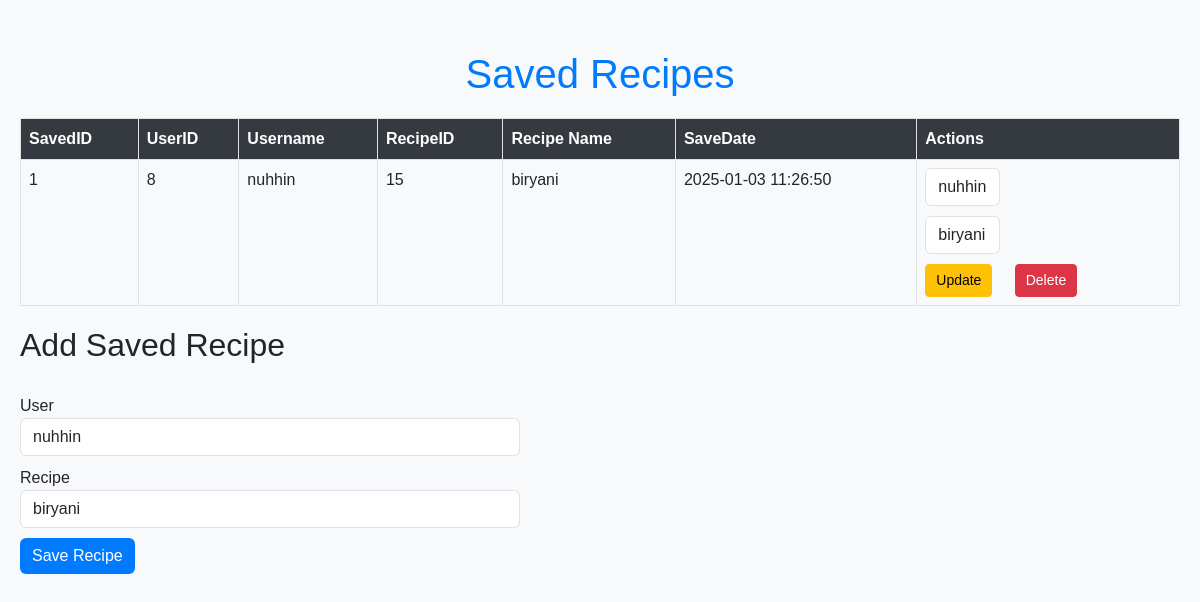
/savedrecipe.php, run on the app's committed database.
### tables this page shows
CREATE TABLE `savedrecipes` (
  `SavedID` int(11) NOT NULL,
  `UserID` int(11) DEFAULT NULL,
  `RecipeID` int(11) DEFAULT NULL,
  `SaveDate` timestamp NOT NULL DEFAULT current_timestamp()
);

CREATE TABLE `users` (
  `UserID` int(11) NOT NULL,
  `Username` varchar(50) DEFAULT NULL,
  `Email` varchar(100) DEFAULT NULL,
  `PasswordHash` varchar(255) DEFAULT NULL
);

CREATE TABLE `recipes` (
  `RecipeID` int(11) NOT NULL,
  `Name` varchar(100) NOT NULL,
  `Description` text DEFAULT NULL,
  `Region` varchar(50) DEFAULT NULL,
  `CuisineType` varchar(50) DEFAULT NULL
);

### savedrecipe.php (the view, shortened to what this page needs)
<?php
require_once 'dbconnect.php';
$result = $conn->query("SELECT * FROM SavedRecipes");
$savedRecipes = $result->fetch_all(MYSQLI_ASSOC);
$usersResult = $conn->query("SELECT UserID, Username FROM users");
$users = $usersResult->fetch_all(MYSQLI_ASSOC);
$recipesResult = $conn->query("SELECT RecipeID, Name FROM Recipes");
$recipes = $recipesResult->fetch_all(MYSQLI_ASSOC);
?>
<!DOCTYPE html>
<html lang="en">
<head>
    <link href="https://cdn.jsdelivr.net/npm/bootstrap@5.3.0-alpha1/dist/css/bootstrap.min.css" rel="stylesheet">
</head>
<body>
    <div class="container">
        <h1>Saved Recipes</h1>
        <table class="table table-bordered">
            <thead>
                <tr>
                    <th>SavedID</th>
                    <th>UserID</th>
                    <th>Username</th>
                    <th>RecipeID</th>
                    <th>Recipe Name</th>
                    <th>SaveDate</th>
                    <th>Actions</th>
                </tr>
            </thead>
            <tbody>
                <?php foreach ($savedRecipes as $saved): ?>
                    <tr>
                        <td><?php echo htmlspecialchars($saved['SavedID']); ?></td>
                        <td><?php echo htmlspecialchars($saved['UserID']); ?></td>
                        <td><?php
                            $user = array_filter($users, function ($u) use ($saved) {
                                return $u['UserID'] == $saved['UserID'];
                            });
                            echo htmlspecialchars(array_shift($user)['Username']);
                        ?></td>
                        <td><?php echo htmlspecialchars($saved['RecipeID']); ?></td>
                        <td><?php
                            $recipe = array_filter($recipes, function ($r) use ($saved) {
                                return $r['RecipeID'] == $saved['RecipeID'];
                            });
                            echo htmlspecialchars(array_shift($recipe)['Name']);
                        ?></td>
                        <td><?php echo htmlspecialchars($saved['SaveDate']); ?></td>
                        <td class="actions">
                            <form action="" method="POST">
                                <select name="userID" required class="form-control">
                                    <?php foreach ($users as $user): ?>
                                        <option value="<?php echo $user['UserID']; ?>"
                                            <?php echo ($user['UserID'] == $saved['UserID']) ? 'selected' : ''; ?>>
                                            <?php echo htmlspecialchars($user['Username']); ?>
                                        </option>
                                    <?php endforeach; ?>
                                </select>
                                <select name="recipeID" required class="form-control">
                                    <?php foreach ($recipes as $recipe): ?>
                                        <option value="<?php echo $recipe['RecipeID']; ?>"
                                            <?php echo ($recipe['RecipeID'] == $saved['RecipeID']) ? 'selected' : ''; ?>>
                                            <?php echo htmlspecialchars($recipe['Name']); ?>
                                        </option>
                                    <?php endforeach; ?>
                                </select>
                                <button type="submit" class="btn btn-warning btn-sm">Update</button>
                            </form>
                            <form action="" method="POST">
                                <button type="submit" class="btn btn-danger btn-sm">Delete</button>
                            </form>
                        </td>
                    </tr>
                <?php endforeach; ?>
            </tbody>
        </table>
        <h2>Add Saved Recipe</h2>
        <form action="" method="POST" class="add-form">
            <div class="form-group">
                <label for="userID">User</label>
                <select name="userID" id="userID" required class="form-control">
                    <?php foreach ($users as $user): ?>
                        <option value="<?php echo $user['UserID']; ?>"><?php echo htmlspecialchars($user['Username']); ?></option>
                    <?php endforeach; ?>
                </select>
            </div>
            <div class="form-group">
                <label for="recipeID">Recipe</label>
                <select name="recipeID" id="recipeID" required class="form-control">
                    <?php foreach ($recipes as $recipe): ?>
                        <option value="<?php echo $recipe['RecipeID']; ?>"><?php echo htmlspecialchars($recipe['Name']); ?></option>
                    <?php endforeach; ?>
                </select>
            </div>
            <button type="submit" class="btn btn-custom">Save Recipe</button>
        </form>
    </div>
</body>
</html>

### savedrecipe.php (style rules this page uses)
body { background-color: #f8f9fa; font-family: 'Arial', sans-serif; }
.container { max-width: 1200px; margin: 0 auto; padding: 20px; }
h1 { color: #007bff; text-align: center; margin-top: 30px; }
h2 { margin-top: 20px; }
.table { background-color: #e9ecef; width: 100%; margin-top: 20px; }
.table th { background-color: #343a40; color: white; }
.table td { background-color: #f8f9fa; }
.form-control { margin-bottom: 10px; }
.btn-custom { background-color: #007bff; color: white; border: none; }
.btn-sm { padding: 5px 10px; }
.actions form { display: inline-block; margin-right: 10px; }
.add-form { max-width: 500px; margin-top: 30px; }

### data on the page
savedrecipes: SavedID "1", UserID "8", UserID.Username "nuhhin", RecipeID "15", RecipeID.Name "biryani", SaveDate "2025-01-03 11:26:50", userID "nuhhin", recipeID "biryani"

### other printed values
form field userID "nuhhin"
form field recipeID "biryani"
